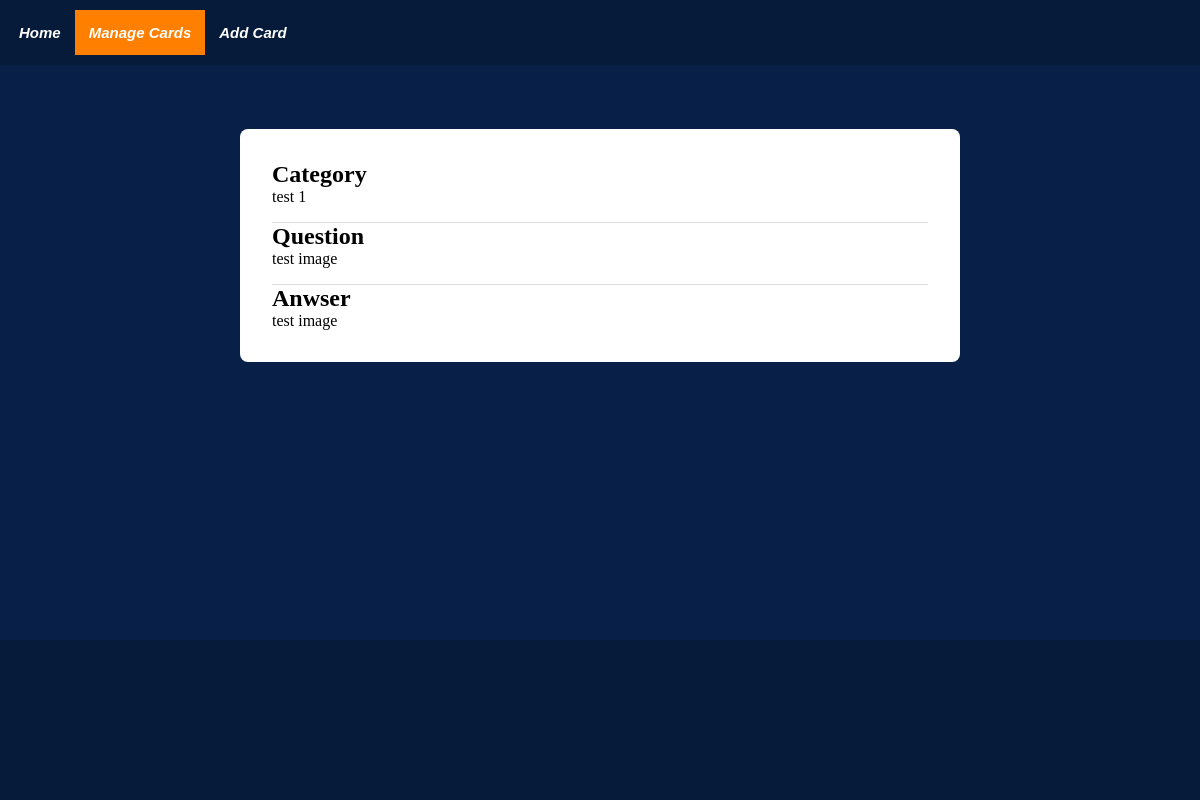
The app's page /view_flashcard/3, older data.
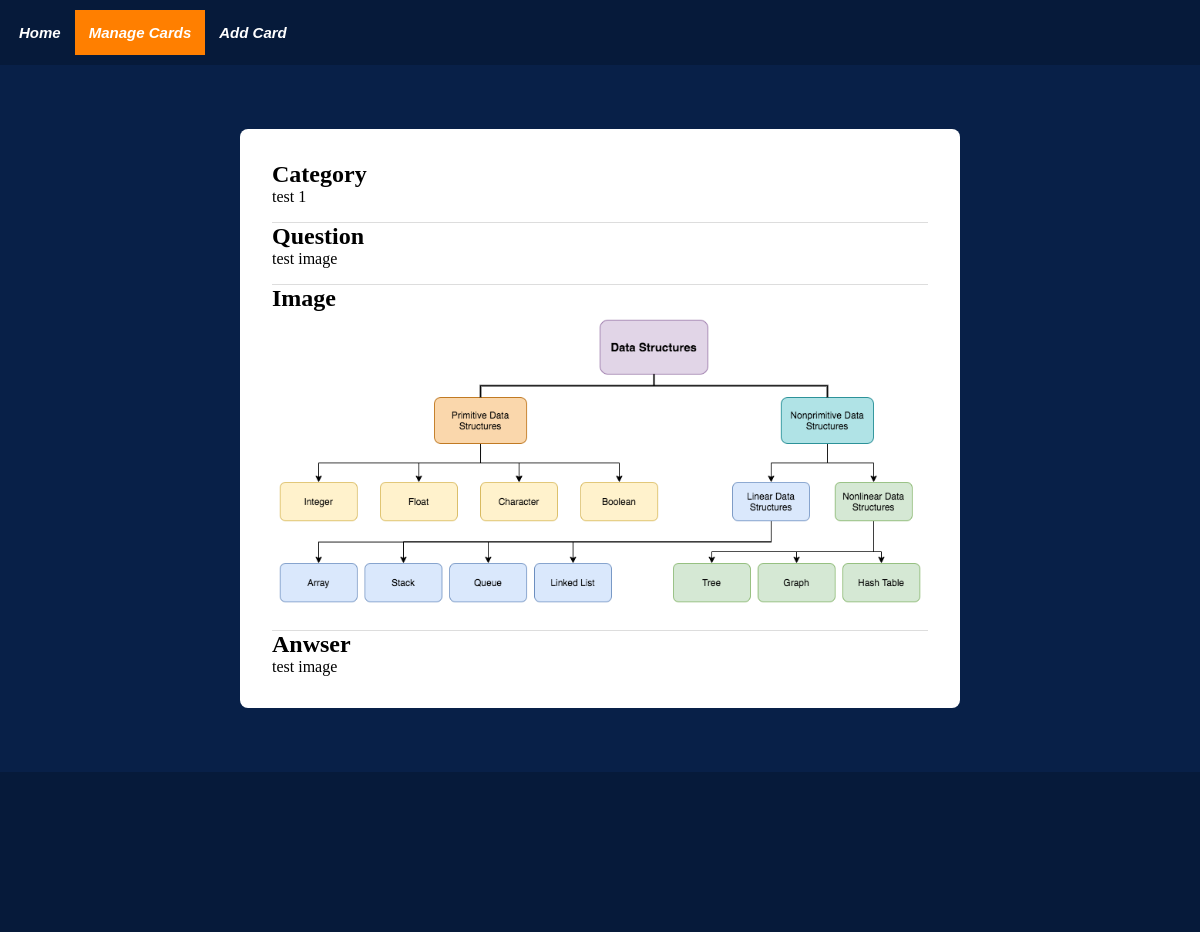
The same page, newer data.
### tables this page shows
CREATE TABLE Flashcards(
            fid INTEGER PRIMARY KEY AUTOINCREMENT,
            category TEXT NOT NULL,
            question TEXT NOT NULL,
            answer TEXT NOT NULL,
            code_id INTEGER REFERENCES Code(ckey),
            image_file TEXT
              
    );

### app.py (the view)
@app.route("/view_flashcard/<key>")
def view_flashcard_route(key):
    data = database.view_card(key=key)
    return render_template('view_flashcard.html', nav_id="manage-page", data=data)

### templates/view_flashcard.html (shortened to what this page needs)
{% extends "base.html" %}
{% block content %}
<div class="flashcard-content">
    <div class="flashcard-content-inner">
        <h2>Category</h2>
        <p>{{ data['category'] | escape }}</p>
    </div>
    <div class="flashcard-content-inner">
        <h2>Question</h2>
        <p>{{ data['question'] | escape }}</p>
    </div>
    {% if data['image_file'] %}
        <div class="flashcard-content-inner">
            <h2>Image</h2>
            <img class="card-image" src="{{ url_for('static', filename='images/' + data['image_file']) }}" alt="{{ data['image_file'] }}">
        </div>
    {% endif %}
    <div class="flashcard-content-inner">
        <h2>Anwser</h2>
        <p>{{ data['answer'] | escape }}</p>
    </div>
</div>
{% endblock %}

Row changes from the older to the newer data that the page shows:
changed Flashcards "test 1": image_file empty → "data_structures_0.png" (drawn); image_file: picture added
Text that changed along with them:
text now shown: "Image"
